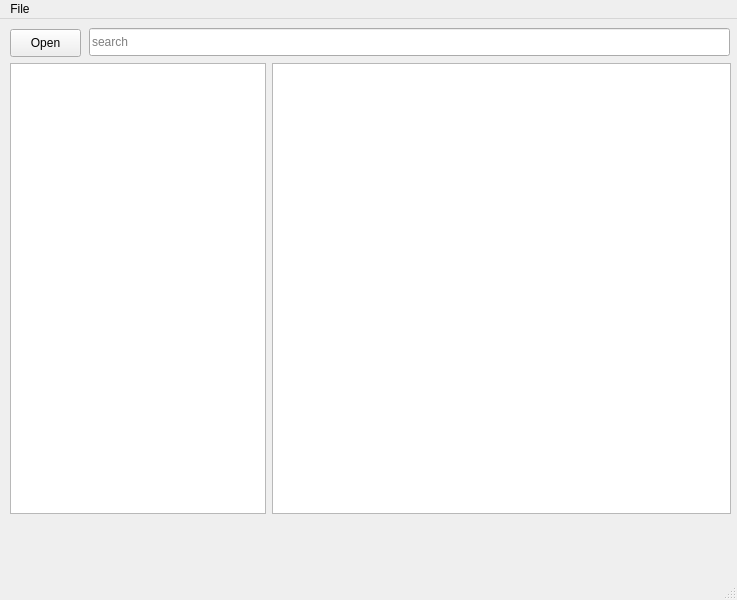
<?xml version="1.0" encoding="UTF-8"?>
<ui version="4.0">
 <class>MainWindow</class>
 <widget class="QMainWindow" name="MainWindow">
  <property name="geometry">
   <rect>
    <x>0</x>
    <y>0</y>
    <width>737</width>
    <height>600</height>
   </rect>
  </property>
  <property name="windowTitle">
   <string>Dict</string>
  </property>
  <widget class="QWidget" name="centralwidget">
   <widget class="QLineEdit" name="searchline">
    <property name="geometry">
     <rect>
      <x>89</x>
      <y>9</y>
      <width>641</width>
      <height>28</height>
     </rect>
    </property>
    <property name="placeholderText">
     <string>search</string>
    </property>
    <property name="clearButtonEnabled">
     <bool>true</bool>
    </property>
   </widget>
   <widget class="QWidget" name="layoutWidget">
    <property name="geometry">
     <rect>
      <x>10</x>
      <y>44</y>
      <width>721</width>
      <height>451</height>
     </rect>
    </property>
    <layout class="QHBoxLayout" name="horizontalLayout">
     <item>
      <widget class="QListWidget" name="wordlist">
       <property name="sizePolicy">
        <sizepolicy hsizetype="Preferred" vsizetype="Expanding">
         <horstretch>0</horstretch>
         <verstretch>0</verstretch>
        </sizepolicy>
       </property>
      </widget>
     </item>
     <item>
      <widget class="QPlainTextEdit" name="transletionarea">
       <property name="sizePolicy">
        <sizepolicy hsizetype="Expanding" vsizetype="Expanding">
         <horstretch>0</horstretch>
         <verstretch>0</verstretch>
        </sizepolicy>
       </property>
       <property name="acceptDrops">
        <bool>true</bool>
       </property>
      </widget>
     </item>
    </layout>
   </widget>
   <widget class="QPushButton" name="pushButton">
    <property name="geometry">
     <rect>
      <x>10</x>
      <y>10</y>
      <width>71</width>
      <height>28</height>
     </rect>
    </property>
    <property name="text">
     <string>Open</string>
    </property>
   </widget>
  </widget>
  <widget class="QMenuBar" name="menubar">
   <property name="geometry">
    <rect>
     <x>0</x>
     <y>0</y>
     <width>737</width>
     <height>25</height>
    </rect>
   </property>
   <widget class="QMenu" name="menuFile">
    <property name="title">
     <string>File</string>
    </property>
    <addaction name="actionQuit"/>
   </widget>
   <addaction name="menuFile"/>
  </widget>
  <widget class="QStatusBar" name="statusbar"/>
  <action name="actionQuit">
   <property name="text">
    <string>Exit</string>
   </property>
   <property name="shortcut">
    <string>Ctrl+Q</string>
   </property>
  </action>
 </widget>
 <resources/>
 <connections>
  <connection>
   <sender>actionQuit</sender>
   <signal>triggered()</signal>
   <receiver>MainWindow</receiver>
   <slot>close()</slot>
   <hints>
    <hint type="sourcelabel">
     <x>-1</x>
     <y>-1</y>
    </hint>
    <hint type="destinationlabel">
     <x>399</x>
     <y>299</y>
    </hint>
   </hints>
  </connection>
 </connections>
</ui>
